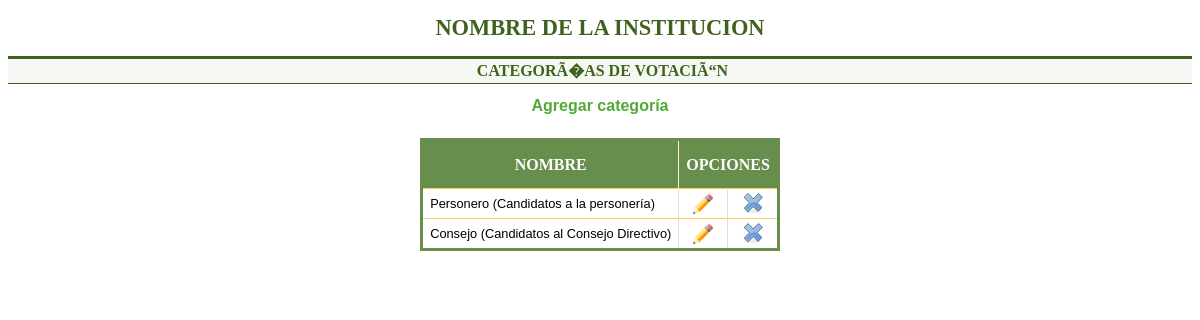
The page /administrador/categorias.php (signed in) on the database its author committed.
### tables this page shows
CREATE TABLE IF NOT EXISTS `general` (
  `id` int(11) NOT NULL AUTO_INCREMENT,
  `institucion` varchar(100) NOT NULL,
  `descripcion` varchar(100) NOT NULL,
  `activo` varchar(1) NOT NULL,
  `clave` varchar(1) NOT NULL,
  PRIMARY KEY (`id`)
);

CREATE TABLE IF NOT EXISTS `categorias` (
  `id` int(11) NOT NULL AUTO_INCREMENT,
  `nombre` varchar(100) NOT NULL,
  `descripcion` varchar(100) NOT NULL,
  PRIMARY KEY (`id`)
);

### administrador/categorias.php (the view, shortened to what this page needs)
<?php
$link=conectarse();
$estado=mysql_query("select * from general",$link);
$leer= mysql_fetch_array($estado);
if(isset($_COOKIE['VotaDatAdmin'])) {
	echo '<!DOCTYPE html PUBLIC "-//W3C//DTD XHTML 1.0 Transitional//EN" "http://www.w3.org/TR/xhtml1/DTD/xhtml1-transitional.dtd">';
	echo '<html>';
	echo '<head>';
	echo '<link href="../estilo4.css" rel="stylesheet" type="text/css" />';
	echo '</head>';
	echo '<body>';
	echo '<h1>'.$leer['institucion'].'</h1>';
	echo '<h2>CATEGORÃ�AS DE VOTACIÃ“N</h2>';
	echo '<div align="center">';
	if((isset($_GET['agrega']))and($_GET['agrega']=="ok")) {
		echo '<form name="addcat" action="categorias.php" method="post">';
	        echo '<table>';
	        echo '<tr>';
	        echo '<td style="text-align:right;"><label for="nombre_cat">';
	        echo '<strong>Nombre:</strong>';
	        echo '</label></td>';
	        echo '<td><input type="text" name="nombre_cat" size="30" maxlength="50" title="Escriba el nombre de la categoria" />';
	        echo '</td></tr>';
	        echo '<tr>';
	        echo '<td style="text-align:right;"><label for="descripcion_cat">';
	        echo '<strong>Descripción:</strong>';
	        echo '</label></td>';
	        echo '<td><input type="text" name="descripcion_cat" size="30" maxlength="50" title="Escriba la descripción de la categoría" />';
	        echo '</td></tr>';
	        echo '<tr><td class="cen" colspan="2"><input type="submit" name="envia_categoria" value="Guardar" title="Agregar categoría" />&nbsp&nbsp&nbsp&nbsp';
		echo '<input type="button" name="Cancel" value="Cancelar" onclick="window.location =\'categorias.php\' "/></td></tr>';
		echo '</form></table>';
	}
	else {
		echo '<div class=cen>';
		echo '<strong><a href="categorias.php?agrega=ok" title="Agregar categoría">Agregar categoría</a></strong>';
		echo '</div>';
	}
	echo '<br /><table>';
	echo '<thead><tr><th>NOMBRE</th><th colspan="2">OPCIONES</th></tr></thead>';
	$resp=mysql_query(sprintf("select * from categorias order by id"),$link);
	while($row = mysql_fetch_array($resp)) {
			echo '<tr>';
			echo '<td>'.$row['nombre'].' ('.$row['descripcion'].')</td>';
			echo '<td class="cen"><a href="categorias.php?id='.md5($row['id']).'&editar=ok" title="Editar categoría"><img src="../iconos/lapiz.png" border="0" width="20px" border="0" alt="Editar" /></a></td>';
			echo '<td class="cen"><a href="categorias.php?id='.md5($row['id']).'&elimina=0" title="Borrar categoría"><img src="../iconos/delete.png" border="0" alt="Borrar" /></a></td></tr>';
	}
	echo '</table><br />';
	echo '</div>';
	echo '</body>';
	echo '</html>';
}
else {
	include_once("encabezado.html");
      	echo '<table>';
        echo '<tr><td class="cen"><strong>Su sesión ha finalizado, por favor vuelva a ingresar al sistema</strong></td></tr>';
        echo '</table></div></body></html>';
}
?>

### estilo4.css (style rules this page uses)
h1 { color: #3f631e; font-size: 1.4em; text-align:center; text-decoration: none; }
h2 { color: #3f631e; text-align: center; font-size: 1em; border-top: 3px solid #3f631e; border-bottom: 1px solid #3f631e; background-color: #F6F8F3; padding: 0 0 2px 5px; }
table { margin: 5px 5px 5px 5px ; text-align: left; border-collapse:collapse; border:3px solid #688e4d; }
thead th { background-color:#688e4d; height: 47px; color: #fffdfd; font-size: 12pt; font-weight: bold; padding: 0px 7px; margin: 20px 0px 0px; text-align: center; border-right: 1px solid #FCF1D4; }
.cen { text-align: center; }
tbody th,td { font-size: 0.8em; line-height: 1.4em; font-family: Arial, Helvetica, sans-serif; color: #000; padding: 4px 7px; border-top: 1px solid #FFCA5E; border-right: 1px solid #DDDDDD; text-align: justify; }

### rows shown on the page
general: institucion "NOMBRE DE LA INSTITUCION"
categorias: nombre "Personero", descripcion "Candidatos a la personería"
categorias: nombre "Consejo", descripcion "Candidatos al Consejo Directivo"
